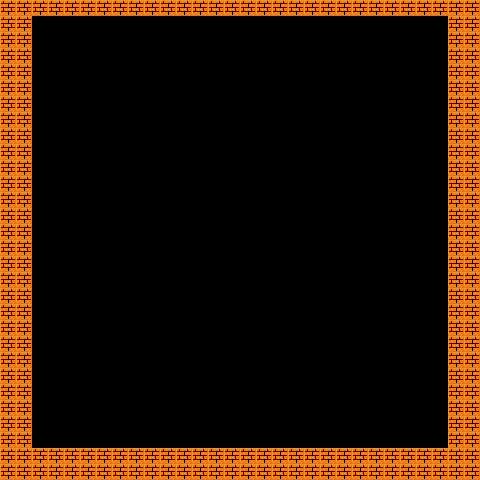

Below is a game level as drawn by its tile map, then a one-line description and the .tmx file that defines it, in full:
An orthogonal 30x30 tile map with 16x16 px tiles, 1 tile layer (GameplayLayer).

<map version="1.10" tiledversion="1.11.0" orientation="orthogonal" renderorder="right-down" width="30" height="30" tilewidth="16" tileheight="16" infinite="0" nextlayerid="2" nextobjectid="1">
 <tileset firstgid="1" source="StandardTileset.tsx" />
 <layer id="16" name="GameplayLayer" width="30" height="30">
  <data encoding="csv">
1,1,1,1,1,1,1,1,1,1,1,1,1,1,1,1,1,1,1,1,1,1,1,1,1,1,1,1,1,1,
1,1,0,0,0,0,0,0,0,0,0,0,0,0,0,0,0,0,0,0,0,0,0,0,0,0,0,0,1,1,
1,1,0,0,0,0,0,0,0,0,0,0,0,0,0,0,0,0,0,0,0,0,0,0,0,0,0,0,1,1,
1,1,0,0,0,0,0,0,0,0,0,0,0,0,0,0,0,0,0,0,0,0,0,0,0,0,0,0,1,1,
1,1,0,0,0,0,0,0,0,0,0,0,0,0,0,0,0,0,0,0,0,0,0,0,0,0,0,0,1,1,
1,1,0,0,0,0,0,0,0,0,0,0,0,0,0,0,0,0,0,0,0,0,0,0,0,0,0,0,1,1,
1,1,0,0,0,0,0,0,0,0,0,0,0,0,0,0,0,0,0,0,0,0,0,0,0,0,0,0,1,1,
1,1,0,0,0,0,0,0,0,0,0,0,0,0,0,0,0,0,0,0,0,0,0,0,0,0,0,0,1,1,
1,1,0,0,0,0,0,0,0,0,0,0,0,0,0,0,0,0,0,0,0,0,0,0,0,0,0,0,1,1,
1,1,0,0,0,0,0,0,0,0,0,0,0,0,0,0,0,0,0,0,0,0,0,0,0,0,0,0,1,1,
1,1,0,0,0,0,0,0,0,0,0,0,0,0,0,0,0,0,0,0,0,0,0,0,0,0,0,0,1,1,
1,1,0,0,0,0,0,0,0,0,0,0,0,0,0,0,0,0,0,0,0,0,0,0,0,0,0,0,1,1,
1,1,0,0,0,0,0,0,0,0,0,0,0,0,0,0,0,0,0,0,0,0,0,0,0,0,0,0,1,1,
1,1,0,0,0,0,0,0,0,0,0,0,0,0,0,0,0,0,0,0,0,0,0,0,0,0,0,0,1,1,
1,1,0,0,0,0,0,0,0,0,0,0,0,0,0,0,0,0,0,0,0,0,0,0,0,0,0,0,1,1,
1,1,0,0,0,0,0,0,0,0,0,0,0,0,0,0,0,0,0,0,0,0,0,0,0,0,0,0,1,1,
1,1,0,0,0,0,0,0,0,0,0,0,0,0,0,0,0,0,0,0,0,0,0,0,0,0,0,0,1,1,
1,1,0,0,0,0,0,0,0,0,0,0,0,0,0,0,0,0,0,0,0,0,0,0,0,0,0,0,1,1,
1,1,0,0,0,0,0,0,0,0,0,0,0,0,0,0,0,0,0,0,0,0,0,0,0,0,0,0,1,1,
1,1,0,0,0,0,0,0,0,0,0,0,0,0,0,0,0,0,0,0,0,0,0,0,0,0,0,0,1,1,
1,1,0,0,0,0,0,0,0,0,0,0,0,0,0,0,0,0,0,0,0,0,0,0,0,0,0,0,1,1,
1,1,0,0,0,0,0,0,0,0,0,0,0,0,0,0,0,0,0,0,0,0,0,0,0,0,0,0,1,1,
1,1,0,0,0,0,0,0,0,0,0,0,0,0,0,0,0,0,0,0,0,0,0,0,0,0,0,0,1,1,
1,1,0,0,0,0,0,0,0,0,0,0,0,0,0,0,0,0,0,0,0,0,0,0,0,0,0,0,1,1,
1,1,0,0,0,0,0,0,0,0,0,0,0,0,0,0,0,0,0,0,0,0,0,0,0,0,0,0,1,1,
1,1,0,0,0,0,0,0,0,0,0,0,0,0,0,0,0,0,0,0,0,0,0,0,0,0,0,0,1,1,
1,1,0,0,0,0,0,0,0,0,0,0,0,0,0,0,0,0,0,0,0,0,0,0,0,0,0,0,1,1,
1,1,0,0,0,0,0,0,0,0,0,0,0,0,0,0,0,0,0,0,0,0,0,0,0,0,0,0,1,1,
1,1,1,1,1,1,1,1,1,1,1,1,1,1,1,1,1,1,1,1,1,1,1,1,1,1,1,1,1,1,
1,1,1,1,1,1,1,1,1,1,1,1,1,1,1,1,1,1,1,1,1,1,1,1,1,1,1,1,1,1
</data>
 </layer>
</map>
